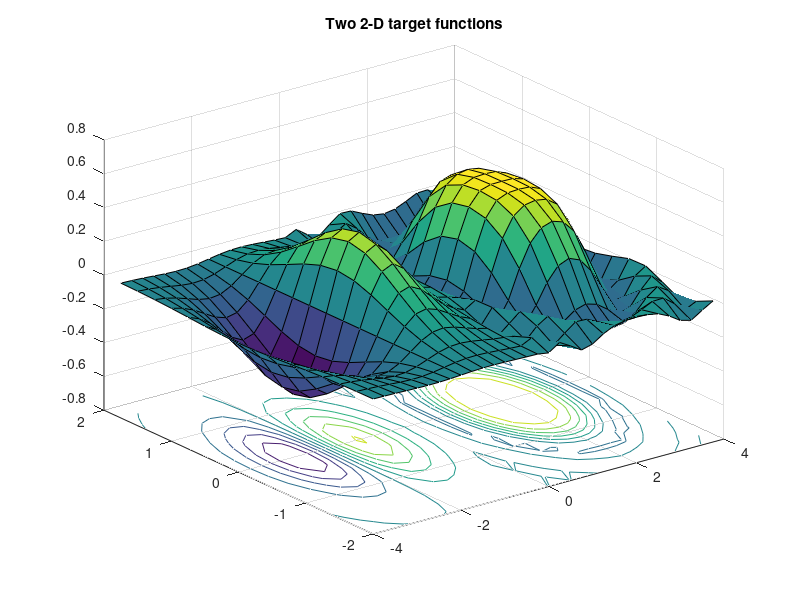
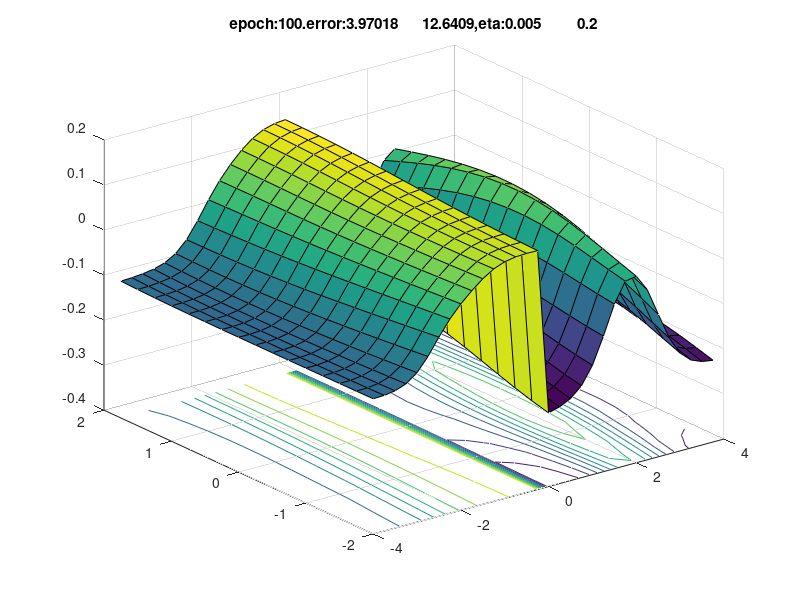
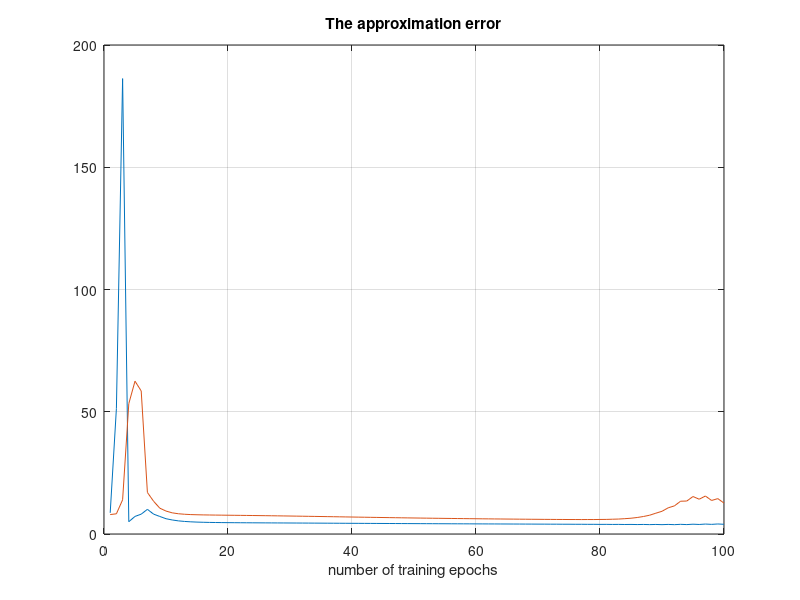

Here is the MATLAB script that generated these plots, in order:
clear;
clc;
p=3;
L=12;
m=2;
na=16; N=na^2; nn=0:na-1;
X1=nn*4/na-2;
[X1 X2]=meshgrid(X1);
R=(X1.^2+X2.^2+1e-5);
D1=X1.*exp(-R); D=(D1(:))';
D2=0.25*sin(2*R)./R; D=[D;(D2(:))'];
Y=zeros(size(D));
X=[X1(:)'; X2(:)'; ones(1,N)];
figure(1), clf reset, hold off 
surfc([X1-2 X1+2], [X2 X2], [D1 D2]), title('Two 2-D target functions'), grid on , drawnow
Wh=randn(L-1, p)/p;
Wy=randn(m, L)/L;
C=100;
J=zeros(m, C);
eta=[0.005 0.2];
figure(2), clf reset, hold off
tic
for c=1:C
    H=ones(L-1, N)./(1+exp(-Wh*X));
    Hp=H.*(1-H);
    H=[H; ones(1,N)];
    Y=tanh(Wy*H);
    Yp=1-Y.^2;
    Ey=D-Y;
    JJ=(sum((Ey.*Ey)'))';
    J(:, c)=JJ;
    delY=Ey.*Yp;
    dWy=delY*H';
    Eh=Wy(:,1:L-1)'*delY;
    delH=Eh.*Hp;
    dWh=delH*X';
    Wy=Wy+eta(1)*dWy; Wh=Wh+eta(2)*dWh;
    D1(:)=Y(1, :)'; D2(:)=Y(2, :)';
    surfc([X1-2 X1+2], [X2 X2], [D1 D2]), grid on, title(['epoch:',num2str(c),'.error:',num2str(JJ'),',eta:',num2str(eta)]), drawnow
end
toc
figure(3)
clf reset
plot(J'), grid
title('The approximation error')
xlabel('number of training epochs')